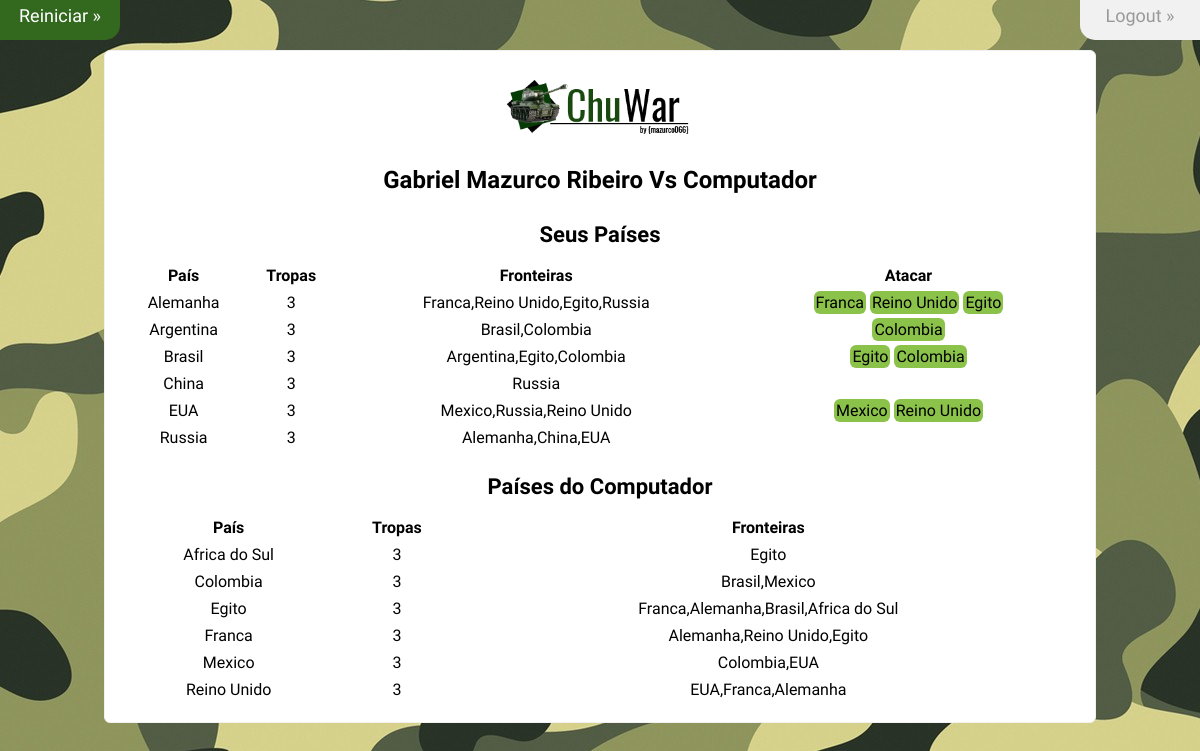
The app's page / (signed in) with its own data.
### tables this page shows
CREATE TABLE `paises` (
  `ID` int(11) NOT NULL,
  `Nome` varchar(50) NOT NULL,
  `tropas` int(11) DEFAULT NULL,
  `fronteiras` varchar(90) DEFAULT NULL
);

### includes/eventos.php (called while the page is built, shortened)
<?php
    $home="http://localhost/ChuvaInc/ChuWar/";
    $title="Chuwar - the Game";
    include("classes/DAO/DB.class.php");
    include("classes/DAO/Usuarios.class.php");
    include("classes/DAO/Jogo.class.php");
    include("classes/bean/Usuario.class.php");
    include("classes/bean/Computador.class.php");
    include("classes/bean/Pais.class.php");
    include("classes/bean/Jogo.class.php");
?>

### classes/bean/Usuario.class.php (called while the page is built, shortened)
<?php
class Usuario{
  private $nome;
  private $paises = NULL;
  public function setNome($nome){
    $this->nome = $nome;
  }
  public function getNome(){
    return $this->nome;
  }
  public function setPaises($paises){
		$this->paises = $paises;
	}
	public function getPaises(){
		return $this->paises;
	}
}
?>

### classes/bean/Jogo.class.php (called while the page is built, shortened)
<?php
class Jogo{
  private $usuario;
  private $computador;
  private $Vpaises = NULL;
  function __construct(Usuario $user){
    $this->usuario = $user;
    $this->computador = new Computador();
    $this->Vpaises = $this->recuperaPaises();
  }
  function setPaisesUsuario(){
    $this->usuario->setPaises($this->sortearPaises());
  }
  function setPaisesComputador(){
    $this->computador->setPaises($this->sortearPaises());
  }
  function getPaisesUsuario(){
    return $this->usuario->getPaises();
  }
  function getPaisesComputador(){
    return $this->computador->getPaises();
  }
  function recuperaPaises(){
    $conexao = new DB;
    $conexao=$conexao->getConnection();
    $rs = $conexao->prepare("SELECT * FROM paises");
    if ($rs->execute()){
      $paises = [];
      while($pais = $rs->fetch(PDO::FETCH_OBJ)){
        $objeto = new Pais();
        $objeto->setID($pais->ID);
        $objeto->setNome($pais->Nome);
        $objeto->setTropas($pais->tropas);
        $objeto->setFronteiras($pais->fronteiras);
        $paises[] = $objeto;
      }
      return $paises;
    }
    else{
      $flash="OPS!... ouve algum erro em nosso Sistema. Por Favor contate administrador!";
      echo $flash;
    }
  }
  function sortearPaises(){
    $selecao = array_rand($this->Vpaises, 6);
		$lista = [];
			foreach ($selecao as $key){
				$lista[] = $this->Vpaises[$key];
			}
    return $lista;
  }
}
 ?>

### classes/bean/Pais.class.php (called while the page is built, shortened)
<?php
class Pais{
	private $ID;
	private $Nome;
	private $tropas;
	private $fronteiras;
	function setID($id){
		$this->ID = $id;
	}
	function getID(){
		return $this->ID;
	}
	function setNome($nome){
		$this->Nome = $nome;
	}
	function getNome(){
		return $this->Nome;
	}
	function setTropas($Tropas){
		$this->tropas = $Tropas;
	}
	function getTropas(){
		return  $this->tropas;
	}
	function setFronteiras($fronteiras){
		$this->fronteiras = $fronteiras;
	}
	function getFronteiras(){
		return $this->fronteiras;
	}
}
?>

### classes/bean/Computador.class.php (called while the page is built)
<?php
class Computador{
  private $paises = NULL;
  public function setPaises($paises){
		$this->paises = $paises;
	}
	public function getPaises(){
		return $this->paises;
	}
}
?>

### includes/imprimeTabela.php (the view)
<p style="text-align: center; font: 400 22px Oswald;"><b>Seus Países</b></p>
<br>
<table width="100%" border="0">
        <tr>
            <th>País</th>
            <th>Tropas</th>
            <th>Fronteiras</th>
            <th>Atacar</th>
        </tr>
        <?php
          foreach ($Vusuario as $key => $value) {
        ?>
        <tr>
          <td style="text-align: center"><?php echo $value->getNome(); ?></td>
          <td style="text-align: center"><?php echo $value->getTropas(); ?></td>
          <td style="text-align: center"><?php echo $value->getFronteiras(); ?></td>
          <td style="text-align: center">
            <?php
              $front = $value->getFronteiras();
              $listaFronteiras = explode(",", $front);
              foreach ($listaFronteiras as $item => $valor){
                foreach ($Vcomputador as $pais => $p) {
                  $nomePais = $p->getNome();
                  $idAtacante = $value->getID();
                  $idDefensor = $p->getID();
                  if(strcmp($valor, $nomePais) == 0){
                    echo '<a id="ataque" href="index.php?acao=atacar&amp;idAtacante='.$idAtacante.'&idDefensor='.$idDefensor.'">'.$nomePais.'</a>';
                  }
                }
              }
            ?>
          </td>
        </tr>
        <?php
          }
         ?>
</table>
<br>
<p style="text-align: center; font: 400 22px Oswald;"><b>Países do Computador</b></p>
<br>
<table width="100%" border="0">
        <tr>
            <th>País</th>
            <th>Tropas</th>
            <th>Fronteiras</th>
        </tr>
        <?php
          foreach ($Vcomputador as $key => $value) {
        ?>
        <tr>
          <td style="text-align: center"><?php echo $value->getNome(); ?></td>
          <td style="text-align: center"><?php echo $value->getTropas(); ?></td>
          <td style="text-align: center"><?php echo $value->getFronteiras(); ?></td>
        </tr>
        <?php
          }
         ?>
</table>

### index.php
<?php
    include("includes/eventos.php");
    if(isset($logado)){
        include("views/home.php");
    }
    else{
        include("views/login.php");
    }
?>

### views/home.php (shortened to what this page needs)
<html>
    <?php
    include("header.php");
    ?>
    <body>
        <div id="reset"> <a href="index.php?acao=reset" title="Reiniciar o Jogo"> Reiniciar &raquo; </a> </div>
        <div id="cadastro"><a href="index.php?acao=logout" title="Faça logout no Sistema!">Logout &raquo;</a></div>
        <div id="login" class="form bradius" style="top:50px; width: 80%;">
            <div class="logo"><a href="<?php echo $home;?>" title="<?php echo $title;?>"> <img src="img/logo.png" alt="logo" title="logotipo" width="200" height="58" /></a></div>
            <div class="acomodar" style="width: 100%; text-align: center; font: 400 24px Oswald;">
              <?php
                include("includes/carregaJogo.php");
               ?>
            </div>
            <?php
              include("includes/imprimeTabela.php");
             ?>
        </div>
    </body>
</html>

### views/header.php (shortened to what this page needs)
<head>
    <link rel="stylesheet" type="text/css" href="css/estilo.css"/>
</head>

### includes/carregaJogo.php (shortened to what this page needs)
<?php
$usuario = new Usuario();
$usuario->setId($_SESSION["id"]);
$usuario->setNome($_SESSION["nome"]);
$usuario->setUsername($_SESSION["usuario"]);
$usuario->setSenha($_SESSION["senha"]);
echo "<br><b>".$usuario->getNome()." Vs Computador </b><br><br>";
$jogo = new Jogo($usuario);
if ($jogo->checaExistencia() == 0){
  $jogo->setPaisesUsuario();
  $jogo->setPaisesComputador();
  $Vusuario = $jogo->getPaisesUsuario();
  $Vcomputador = $jogo->getPaisesComputador();
}
else{
  $jogo->carregaJogo();
  $Vusuario = $jogo->getPaisesUsuario();
  $Vcomputador = $jogo->getPaisesComputador();
}
?>

### css/estilo.css (style rules this page uses)
* { margin: 0; padding: 0; outline: none; list-style: none; }
a { text-decoration: none; }
body { font: 300 16px Oswald; background-image: url(../img/camo.jpeg); }
table { border-collapse: separate; border-spacing: 0 8px; margin-top: -8px; }
#login { width: 300px; margin: 0 auto; position: relative; top: 200px; border: 1px solid #f1f1f1; padding: 15px; background: #fff; }
#cadastro { border-bottom-left-radius: 15px; -webkit-border-bottom-left-radius: 15px; -moz-border-bottom-left-radius: 15px; height: 40px; width: 120px; background: #f1f1f1; text-align: center; position: absolute; right: 0; top: 0; z-index: 2; }
#cadastro a { padding-top: 5px; display: block; color: #999; font: 400 18px Oswald; }
#reset { border-bottom-right-radius: 15px; -webkit-border-bottom-right-radius: 15px; -moz-border-bottom-right-radius: 15px; height: 40px; width: 120px; background: #f1f1f1; text-align: center; position: absolute; left: : 0; top: 0; z-index: 2; }
#reset a { padding-top: 5px; display: block; color: #999; font: 400 18px Oswald; }
#ataque { padding: 2px; margin: 2px; background: #8bc34a; color: #000; width: 50px; height: 40px; border-radius: 6px; -webkit-border-radius: 6px; -moz-border-radius: 6px; }
.logo { width: 200px; height: 58px; margin: 0 auto; padding: 7px; position: relative; top: 5px; }
.acomodar { margin: 0 auto; width: 250px; }
.bradius { border-radius: 6px; -webkit-border-radius: 6px; -moz-border-radius: 6px; }
.txt,.txt:focus,.sb,.sb:hover,#cadastro,#cadastro:hover,#reset,#reset:hover,#ataque,#ataque:hover { transition: all 0.5s linear; -webkit-transition: all 0.5s linear; -moz-transition: all 0.5s linear; }

### records on screen
paises: Nome "Alemanha", tropas "3", fronteiras "Franca,Reino Unido,Egito,Russia"
paises: Nome "Franca", tropas "3", fronteiras "Alemanha,Reino Unido,Egito"
paises: Nome "Reino Unido", tropas "3", fronteiras "EUA,Franca,Alemanha"
paises: Nome "Egito", tropas "3", fronteiras "Franca,Alemanha,Brasil,Africa do Sul"
paises: Nome "Argentina", tropas "3", fronteiras "Brasil,Colombia"
paises: Nome "Colombia", tropas "3", fronteiras "Brasil,Mexico"
paises: Nome "Brasil", tropas "3", fronteiras "Argentina,Egito,Colombia"
paises: Nome "China", tropas "3", fronteiras "Russia"
paises: Nome "EUA", tropas "3", fronteiras "Mexico,Russia,Reino Unido"
paises: Nome "Mexico", tropas "3", fronteiras "Colombia,EUA"
paises: Nome "Russia", tropas "3", fronteiras "Alemanha,China,EUA"
paises: Nome "Africa do Sul", tropas "3", fronteiras "Egito"

### other values on screen
$usuario->getNome() "Gabriel Mazurco Ribeiro"
